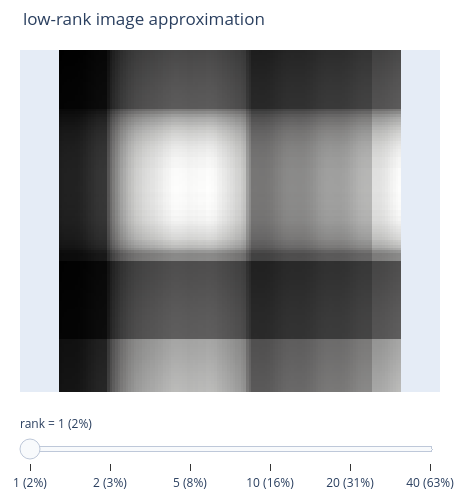

The cell this chart's notebook holds for it:
### Markdown cell above
こちらは **静的 HTML でも動く** Plotly 版です(ランク $k$ をスライダーで変えると圧縮率も表示)。

### Code cell
# Plotly slider over rank-k approximations (works in the exported HTML too).
import plotly.io as pio

pio.renderers.default = "plotly_mimetype+notebook_connected"
fig = plotting.plotly_image_ranks(img, ks=[1, 2, 5, 10, 20, 40])
fig.show()

### Figure 1 — Plotly figure (JSON) as saved in the notebook; plotly's stock layout.template omitted (floating-point values rounded to 4 significant figures; data arrays with more than 128 entries replaced by an {"elided": "..."} marker saying what was removed)
{"data": [{"colorscale": [[0.0, "rgb(0, 0, 0)"], [0.09091, "rgb(16, 16, 16)"], [0.1818, "rgb(38, 38, 38)"], [0.2727, "rgb(59, 59, 59)"], [0.3636, "rgb(81, 80, 80)"], [0.4545, "rgb(102, 101, 101)"], [0.5455, "rgb(124, 123, 122)"], [0.6364, "rgb(146, 146, 145)"], [0.7273, "rgb(171, 171, 170)"], [0.8182, "rgb(197, 197, 195)"], [0.9091, "rgb(224, 224, 223)"], [1.0, "rgb(254, 254, 253)"]], "showscale": false, "type": "heatmap", "z": {"elided": "128x128 float values"}}], "layout": {"height": 500, "margin": {"b": 20, "l": 20, "r": 20, "t": 50}, "sliders": [{"currentvalue": {"prefix": "rank = "}, "steps": [{"args": [["1"], {"frame": {"duration": 0, "redraw": true}, "mode": "immediate"}], "label": "1 (2%)", "method": "animate"}, {"args": [["2"], {"frame": {"duration": 0, "redraw": true}, "mode": "immediate"}], "label": "2 (3%)", "method": "animate"}, {"args": [["5"], {"frame": {"duration": 0, "redraw": true}, "mode": "immediate"}], "label": "5 (8%)", "method": "animate"}, {"args": [["10"], {"frame": {"duration": 0, "redraw": true}, "mode": "immediate"}], "label": "10 (16%)", "method": "animate"}, {"args": [["20"], {"frame": {"duration": 0, "redraw": true}, "mode": "immediate"}], "label": "20 (31%)", "method": "animate"}, {"args": [["40"], {"frame": {"duration": 0, "redraw": true}, "mode": "immediate"}], "label": "40 (63%)", "method": "animate"}]}], "title": {"text": "low-rank image approximation"}, "width": 460, "xaxis": {"visible": false}, "yaxis": {"scaleanchor": "x", "visible": false}}}
